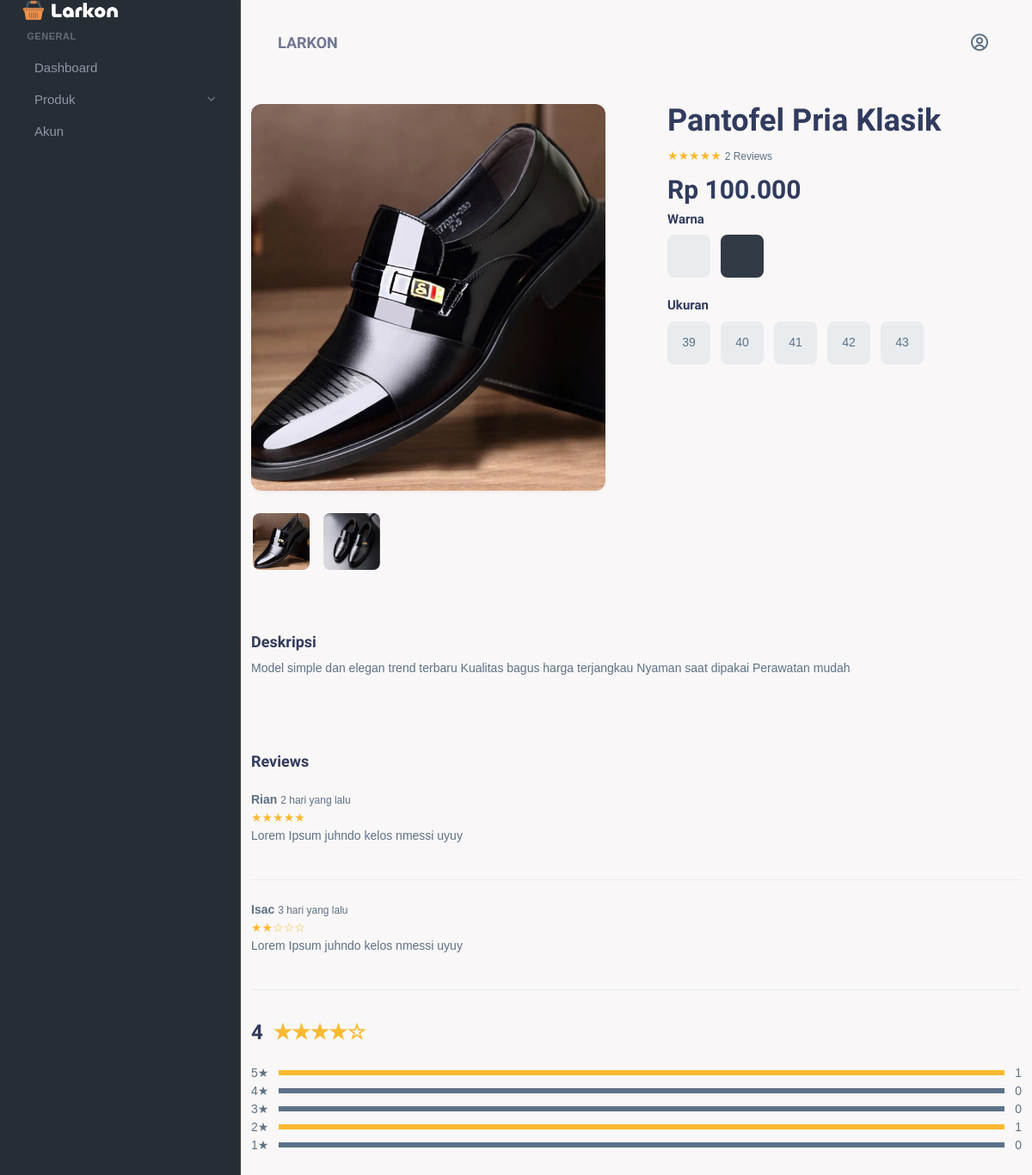
/Web/Admin/Admin/index.php?pages=dproduk&id=PRDK001, run on the app's committed database.
### tables this page shows
CREATE TABLE `foto_produk` (
  `id_foto` varchar(11) NOT NULL,
  `id_produk` varchar(11) NOT NULL,
  `foto` varchar(255) NOT NULL
);

CREATE TABLE `data_produk` (
  `id_produk` varchar(11) NOT NULL,
  `nama_produk` varchar(200) NOT NULL,
  `id_kategori` varchar(11) NOT NULL,
  `jenis` varchar(100) NOT NULL,
  `harga` int(10) NOT NULL,
  `stok` int(10) NOT NULL,
  `deskripsi` text NOT NULL,
  `created_at` timestamp NOT NULL DEFAULT current_timestamp(),
  `updated_at` timestamp NOT NULL DEFAULT current_timestamp()
);

### Web/Admin/Admin/Function/function.php (called while the page is built, shortened)
<?php
$host = "localhost";
$user = "root";
$password = "";
$dbname = "penjualan_online";
$conn = mysqli_connect ($host, $user, $password, $dbname);
function query($query){
    global $conn;
    $result = mysqli_query($conn, $query);
    $kotak = [];
    while($kotaks = mysqli_fetch_assoc($result)) {
        $kotak[] = $kotaks;
    }
    return $kotak;
}
function getDataById($table, $where)
{
    global $conn;
    $condition = key($where) . "='" . $where[key($where)] . "'";
    $query = "SELECT * FROM $table WHERE $condition";
    return $conn->query($query)->fetch_assoc();
}
?>

### Web/Admin/Admin/Pages/Produk/detail_produk.php (the view, shortened to what this page needs)
<?php
require 'Function/function.php';
$id = $_GET['id'];
$produk = getDataById("data_produk", ["id_produk" => $id]);
$fotos = query("SELECT * FROM foto_produk WHERE id_produk = '$id'");
?>
<!DOCTYPE html>
<html lang="id">
<head>
</head>
<body>
<br>
<div class="row g-5">
    <div class="col-md-6">
        <img id="mainImage"
             src="assets/Images/produk/<?= $fotos[0]['foto'] ?>"
             class="product-img shadow">
        <div class="d-flex gap-2 mt-3">
            <?php foreach($fotos as $f) : ?>
                <img src="assets/Images/produk/<?= $f['foto'] ?>"
                     class="thumb-img"
                     onclick="document.getElementById('mainImage').src=this.src">
            <?php endforeach; ?>
        </div>
    </div>
    <div class="col-md-6">
        <h1 class="fw-bold"><?= $produk['nama_produk'] ?></h1>
        <div class="text-warning mb-2">★★★★★ <span class="text-muted fs-6">2 Reviews</span></div>
        <h2 class="fw-bold text-dark">Rp <?= number_format($produk['harga'], 0, ',', '.') ?></h2>
        <h5>Warna</h5>
        <div class="d-flex gap-2 mb-3">
            <div class="color-box"></div>
            <div class="color-box bg-dark"></div>
        </div>
        <h5>Ukuran</h5>
        <div class="d-flex gap-2 mb-4">
            <?php for($i=39; $i<=43; $i++): ?>
                <div class="size-box"><?= $i ?></div>
            <?php endfor; ?>
        </div>
    </div>
    <div class="mt-5">
      <h4>Deskripsi</h4>
      <p><?= $produk['deskripsi'] ?></p>
    </div>
    <div class="mt-5">
    <h4>Reviews</h4>
    <div class="mt-3 border-bottom pb-3">
      <strong>Rian</strong> <small class="text-muted">2 hari yang lalu</small>
      <div class="text-warning">★★★★★</div>
      <p>Lorem Ipsum juhndo kelos nmessi uyuy</p>
    </div>
    <div class="mt-3 border-bottom pb-3">
      <strong>Isac</strong> <small class="text-muted">3 hari yang lalu</small>
      <div class="text-warning">★★☆☆☆</div>
      <p>Lorem Ipsum juhndo kelos nmessi uyuy</p>
    </div>
    <div class="mt-4">
      <h3 class="fw-bold d-flex align-items-center">4 <span class="ms-2 text-warning">★★★★☆</span></h3>
      <div class="mt-3">
        <div class="d-flex align-items-center">5★ <div class="flex-grow-1 mx-2 bg-warning" style="height:6px;"></div>1</div>
        <div class="d-flex align-items-center">4★ <div class="flex-grow-1 mx-2 bg-secondary" style="height:6px;"></div>0</div>
        <div class="d-flex align-items-center">3★ <div class="flex-grow-1 mx-2 bg-secondary" style="height:6px;"></div>0</div>
        <div class="d-flex align-items-center">2★ <div class="flex-grow-1 mx-2 bg-warning" style="height:6px;"></div>1</div>
        <div class="d-flex align-items-center">1★ <div class="flex-grow-1 mx-2 bg-secondary" style="height:6px;"></div>0</div>
      </div>
    </div>
  </div>
</div>
</body>
</html>

### Web/Admin/Admin/Pages/Produk/detail_produk.php (style rules this page uses)
.product-img { width: 100%; height: 450px; object-fit: cover; border-radius: 12px; }
.thumb-img { width: 70px; height: 70px; object-fit: cover; border-radius: 10px; cursor: pointer; border: 2px solid transparent; }
.color-box, .size-box { width: 50px; height: 50px; border-radius: 8px; background: #e9ecef; display: flex; align-items: center; justify-content: center; cursor: pointer; }

### data on the page
foto_produk: foto (picture)
foto_produk: foto (picture)
data_produk: nama_produk "Pantofel Pria Klasik", harga "100.000", deskripsi "Model simple dan elegan trend terbaru Kualitas bagus harga terjangkau Nyaman saat dipakai Perawatan mudah"
